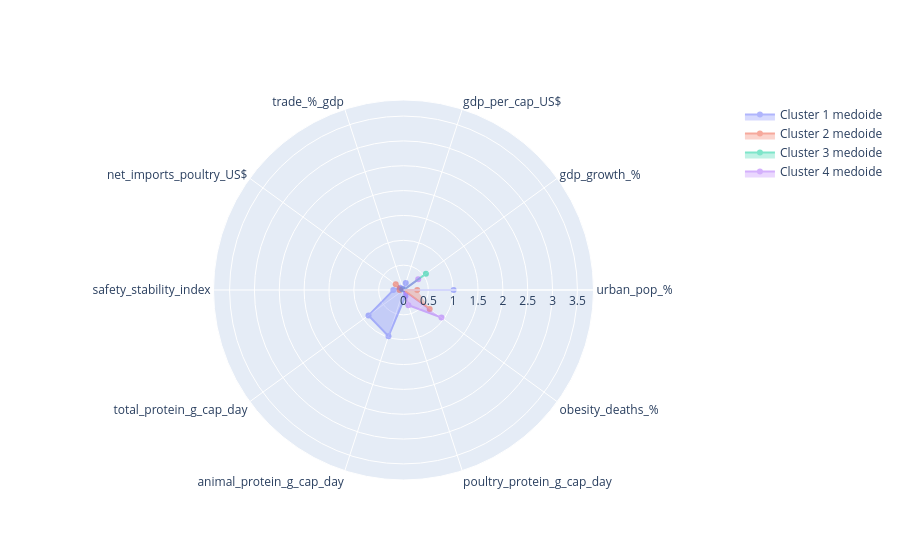

Here is the notebook cell this chart was saved with:
### Code cell
categories2 = medoids_kmed_4.columns
fig2 = go.Figure()
fig2.add_trace(go.Scatterpolar(r=medoids_kmed_4.iloc[0], theta=categories2, fill='toself', name='Cluster 1 medoide'))
fig2.add_trace(go.Scatterpolar(r=medoids_kmed_4.iloc[1], theta=categories2, fill='toself', name='Cluster 2 medoide'))
fig2.add_trace(go.Scatterpolar(r=medoids_kmed_4.iloc[2], theta=categories2, fill='toself', name='Cluster 3 medoide'))
fig2.add_trace(go.Scatterpolar(r=medoids_kmed_4.iloc[3], theta=categories2, fill='toself', name='Cluster 4 medoide'))
fig2.update_traces(opacity=0.5, selector=dict(type='scatterpolar'))
fig2.update_layout(polar=dict(radialaxis=dict(visible=True,range=[0, centroids_km_4.max().max()])),showlegend=True)
# fig2.write_image("medoids_radar.png")
fig2.show()

### Figure 1 — Plotly figure (JSON) as saved in the notebook; plotly's stock layout.template omitted (floating-point values rounded to 4 significant figures)
{"data": [{"fill": "toself", "name": "Cluster 1 medoide", "opacity": 0.5, "r": [1.009, -0.1963, 0.1471, -0.1419, 0.08127, 0.2049, 0.8703, 0.9776, 0.1257, -0.09773], "theta": ["urban_pop_%", "gdp_growth_%", "gdp_per_cap_US$", "trade_%_gdp", "net_imports_poultry_US$", "safety_stability_index", "total_protein_g_cap_day", "animal_protein_g_cap_day", "poultry_protein_g_cap_day", "obesity_deaths_%"], "type": "scatterpolar"}, {"fill": "toself", "name": "Cluster 2 medoide", "opacity": 0.5, "r": [0.276, -0.09056, -0.4581, -0.3107, 0.193, 0.07952, -0.3188, -0.3816, -0.6394, 0.6509], "theta": ["urban_pop_%", "gdp_growth_%", "gdp_per_cap_US$", "trade_%_gdp", "net_imports_poultry_US$", "safety_stability_index", "total_protein_g_cap_day", "animal_protein_g_cap_day", "poultry_protein_g_cap_day", "obesity_deaths_%"], "type": "scatterpolar"}, {"fill": "toself", "name": "Cluster 3 medoide", "opacity": 0.5, "r": [-1.438, 0.5582, -0.6242, -0.9903, 0.02719, -1.212, -1.001, -1.181, -1.218, -1.016], "theta": ["urban_pop_%", "gdp_growth_%", "gdp_per_cap_US$", "trade_%_gdp", "net_imports_poultry_US$", "safety_stability_index", "total_protein_g_cap_day", "animal_protein_g_cap_day", "poultry_protein_g_cap_day", "obesity_deaths_%"], "type": "scatterpolar"}, {"fill": "toself", "name": "Cluster 4 medoide", "opacity": 0.5, "r": [-0.197, 0.3657, -0.5358, -0.06309, 0.03226, -0.372, -0.6305, -0.131, 0.3209, 0.9438], "theta": ["urban_pop_%", "gdp_growth_%", "gdp_per_cap_US$", "trade_%_gdp", "net_imports_poultry_US$", "safety_stability_index", "total_protein_g_cap_day", "animal_protein_g_cap_day", "poultry_protein_g_cap_day", "obesity_deaths_%"], "type": "scatterpolar"}], "layout": {"polar": {"radialaxis": {"range": [0, 3.824], "visible": true}}, "showlegend": true}}
